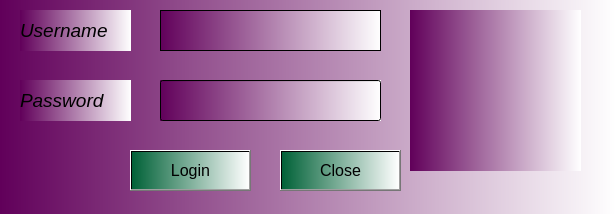
<?xml version="1.0" encoding="UTF-8"?>
<ui version="4.0">
 <class>Dialog</class>
 <widget class="QDialog" name="Dialog">
  <property name="geometry">
   <rect>
    <x>0</x>
    <y>0</y>
    <width>616</width>
    <height>214</height>
   </rect>
  </property>
  <property name="windowTitle">
   <string>Dialog</string>
  </property>
  <property name="styleSheet">
   <string notr="true">background-color:qlineargradient(spread:pad, x1:0, y1:0, x2:1, y2:0, stop:0 rgba(97, 0, 90, 255), stop:1 rgba(255, 255, 255, 255))</string>
  </property>
  <widget class="QLabel" name="usrtxt">
   <property name="geometry">
    <rect>
     <x>20</x>
     <y>10</y>
     <width>111</width>
     <height>41</height>
    </rect>
   </property>
   <property name="font">
    <font>
     <pointsize>14</pointsize>
     <weight>50</weight>
     <italic>true</italic>
     <bold>false</bold>
    </font>
   </property>
   <property name="text">
    <string>Username</string>
   </property>
  </widget>
  <widget class="QLabel" name="pwdtxt">
   <property name="geometry">
    <rect>
     <x>20</x>
     <y>80</y>
     <width>111</width>
     <height>41</height>
    </rect>
   </property>
   <property name="font">
    <font>
     <pointsize>14</pointsize>
     <weight>50</weight>
     <italic>true</italic>
     <bold>false</bold>
    </font>
   </property>
   <property name="text">
    <string>Password</string>
   </property>
  </widget>
  <widget class="QTextEdit" name="usrTxtBox">
   <property name="geometry">
    <rect>
     <x>160</x>
     <y>10</y>
     <width>221</width>
     <height>41</height>
    </rect>
   </property>
   <property name="font">
    <font>
     <pointsize>12</pointsize>
    </font>
   </property>
   <property name="styleSheet">
    <string notr="true"/>
   </property>
  </widget>
  <widget class="QLineEdit" name="pwdTxtBox">
   <property name="geometry">
    <rect>
     <x>160</x>
     <y>80</y>
     <width>221</width>
     <height>41</height>
    </rect>
   </property>
   <property name="font">
    <font>
     <pointsize>12</pointsize>
    </font>
   </property>
   <property name="styleSheet">
    <string notr="true"/>
   </property>
   <property name="echoMode">
    <enum>QLineEdit::Password</enum>
   </property>
  </widget>
  <widget class="QPushButton" name="loginBut">
   <property name="geometry">
    <rect>
     <x>130</x>
     <y>150</y>
     <width>121</width>
     <height>41</height>
    </rect>
   </property>
   <property name="font">
    <font>
     <pointsize>12</pointsize>
    </font>
   </property>
   <property name="styleSheet">
    <string notr="true">background-color:qlineargradient(spread:pad, x1:0, y1:0, x2:1, y2:0, stop:0 rgba(0, 97, 55, 255), stop:1 rgba(255, 255, 255, 255))</string>
   </property>
   <property name="text">
    <string>Login</string>
   </property>
  </widget>
  <widget class="QPushButton" name="closeBut">
   <property name="geometry">
    <rect>
     <x>280</x>
     <y>150</y>
     <width>121</width>
     <height>41</height>
    </rect>
   </property>
   <property name="font">
    <font>
     <pointsize>12</pointsize>
    </font>
   </property>
   <property name="styleSheet">
    <string notr="true">background-color:qlineargradient(spread:pad, x1:0, y1:0, x2:1, y2:0, stop:0 rgba(0, 97, 55, 255), stop:1 rgba(255, 255, 255, 255))</string>
   </property>
   <property name="text">
    <string>Close</string>
   </property>
  </widget>
  <widget class="QLabel" name="logo">
   <property name="geometry">
    <rect>
     <x>410</x>
     <y>10</y>
     <width>171</width>
     <height>161</height>
    </rect>
   </property>
   <property name="styleSheet">
    <string notr="true">background-image:url(:/photo/logophoto.jpg)</string>
   </property>
   <property name="text">
    <string/>
   </property>
   <property name="pixmap">
    <pixmap>logophoto.jpg</pixmap>
   </property>
   <property name="scaledContents">
    <bool>true</bool>
   </property>
  </widget>
 </widget>
 <resources>
  <include location="tt.qrc"/>
 </resources>
 <connections/>
</ui>
